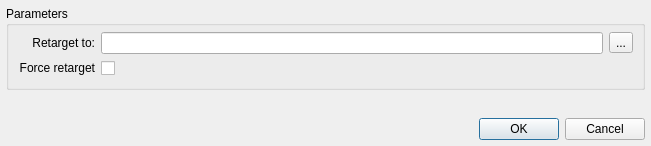
<?xml version="1.0" encoding="UTF-8"?>
<ui version="4.0">
 <class>Dialog</class>
 <widget class="QDialog" name="Dialog">
  <property name="geometry">
   <rect>
    <x>0</x>
    <y>0</y>
    <width>651</width>
    <height>146</height>
   </rect>
  </property>
  <property name="sizePolicy">
   <sizepolicy hsizetype="Preferred" vsizetype="Preferred">
    <horstretch>0</horstretch>
    <verstretch>0</verstretch>
   </sizepolicy>
  </property>
  <property name="maximumSize">
   <size>
    <width>16777215</width>
    <height>200</height>
   </size>
  </property>
  <property name="windowTitle">
   <string>Retarget</string>
  </property>
  <layout class="QVBoxLayout" name="verticalLayout">
   <property name="margin">
    <number>6</number>
   </property>
   <item>
    <widget class="QGroupBox" name="groupBox">
     <property name="title">
      <string>Parameters</string>
     </property>
     <layout class="QHBoxLayout" name="horizontalLayout">
      <property name="topMargin">
       <number>6</number>
      </property>
      <property name="bottomMargin">
       <number>9</number>
      </property>
      <item>
       <layout class="QGridLayout" name="gridLayout">
        <property name="horizontalSpacing">
         <number>6</number>
        </property>
        <property name="verticalSpacing">
         <number>4</number>
        </property>
        <item row="0" column="0">
         <widget class="QLabel" name="label">
          <property name="text">
           <string>Retarget to:</string>
          </property>
          <property name="alignment">
           <set>Qt::AlignRight|Qt::AlignTrailing|Qt::AlignVCenter</set>
          </property>
         </widget>
        </item>
        <item row="0" column="1">
         <widget class="LineEditPath" name="uiLED_retargetRoot"/>
        </item>
        <item row="1" column="0">
         <widget class="QLabel" name="label_2">
          <property name="text">
           <string>Force retarget</string>
          </property>
          <property name="alignment">
           <set>Qt::AlignRight|Qt::AlignTrailing|Qt::AlignVCenter</set>
          </property>
         </widget>
        </item>
        <item row="1" column="1">
         <widget class="QCheckBox" name="uiCHK_forceRetarget">
          <property name="minimumSize">
           <size>
            <width>0</width>
            <height>20</height>
           </size>
          </property>
          <property name="text">
           <string/>
          </property>
         </widget>
        </item>
        <item row="0" column="2">
         <widget class="QToolButton" name="uiBTN_browse">
          <property name="text">
           <string>...</string>
          </property>
          <property name="icon">
           <iconset resource="resources.qrc">
            <normaloff>:/icons/folder.png</normaloff>:/icons/folder.png</iconset>
          </property>
          <property name="iconSize">
           <size>
            <width>18</width>
            <height>18</height>
           </size>
          </property>
          <property name="shortcut">
           <string>Ctrl+S, Ctrl+R</string>
          </property>
         </widget>
        </item>
       </layout>
      </item>
     </layout>
    </widget>
   </item>
   <item>
    <spacer name="verticalSpacer">
     <property name="orientation">
      <enum>Qt::Vertical</enum>
     </property>
     <property name="sizeHint" stdset="0">
      <size>
       <width>20</width>
       <height>40</height>
      </size>
     </property>
    </spacer>
   </item>
   <item>
    <layout class="QHBoxLayout" name="horizontalLayout_2">
     <item>
      <widget class="QLabel" name="uiLBL_status">
       <property name="styleSheet">
        <string notr="true">QLabel {color : red}</string>
       </property>
       <property name="text">
        <string/>
       </property>
      </widget>
     </item>
     <item>
      <spacer name="horizontalSpacer">
       <property name="orientation">
        <enum>Qt::Horizontal</enum>
       </property>
       <property name="sizeHint" stdset="0">
        <size>
         <width>40</width>
         <height>20</height>
        </size>
       </property>
      </spacer>
     </item>
     <item>
      <widget class="QPushButton" name="uiBTN_ok">
       <property name="text">
        <string>OK</string>
       </property>
      </widget>
     </item>
     <item>
      <widget class="QPushButton" name="uiBTN_cancel">
       <property name="text">
        <string>Cancel</string>
       </property>
      </widget>
     </item>
    </layout>
   </item>
  </layout>
 </widget>
 <customwidgets>
  <customwidget>
   <class>LineEditPath</class>
   <extends>QLineEdit</extends>
   <header>LineEditPath.h</header>
  </customwidget>
 </customwidgets>
 <tabstops>
  <tabstop>uiLED_retargetRoot</tabstop>
  <tabstop>uiBTN_browse</tabstop>
  <tabstop>uiBTN_cancel</tabstop>
  <tabstop>uiCHK_forceRetarget</tabstop>
  <tabstop>uiBTN_ok</tabstop>
 </tabstops>
 <resources>
  <include location="resources.qrc"/>
 </resources>
 <connections>
  <connection>
   <sender>uiBTN_cancel</sender>
   <signal>clicked()</signal>
   <receiver>Dialog</receiver>
   <slot>reject()</slot>
   <hints>
    <hint type="sourcelabel">
     <x>606</x>
     <y>127</y>
    </hint>
    <hint type="destinationlabel">
     <x>325</x>
     <y>72</y>
    </hint>
   </hints>
  </connection>
  <connection>
   <sender>uiBTN_browse</sender>
   <signal>clicked()</signal>
   <receiver>Dialog</receiver>
   <slot>onBrowseClicked()</slot>
   <hints>
    <hint type="sourcelabel">
     <x>621</x>
     <y>38</y>
    </hint>
    <hint type="destinationlabel">
     <x>325</x>
     <y>72</y>
    </hint>
   </hints>
  </connection>
  <connection>
   <sender>Dialog</sender>
   <signal>finished(int)</signal>
   <receiver>Dialog</receiver>
   <slot>onDialogFinished(int)</slot>
   <hints>
    <hint type="sourcelabel">
     <x>325</x>
     <y>72</y>
    </hint>
    <hint type="destinationlabel">
     <x>325</x>
     <y>72</y>
    </hint>
   </hints>
  </connection>
  <connection>
   <sender>uiLED_retargetRoot</sender>
   <signal>editingFinished()</signal>
   <receiver>Dialog</receiver>
   <slot>onRetargetRootEditingFinished()</slot>
   <hints>
    <hint type="sourcelabel">
     <x>347</x>
     <y>38</y>
    </hint>
    <hint type="destinationlabel">
     <x>325</x>
     <y>72</y>
    </hint>
   </hints>
  </connection>
 </connections>
 <slots>
  <slot>onDialogAccepted()</slot>
  <slot>onRetargetRootEditingFinished()</slot>
  <slot>onBrowseClicked()</slot>
  <slot>onDialogFinished(int)</slot>
 </slots>
</ui>
